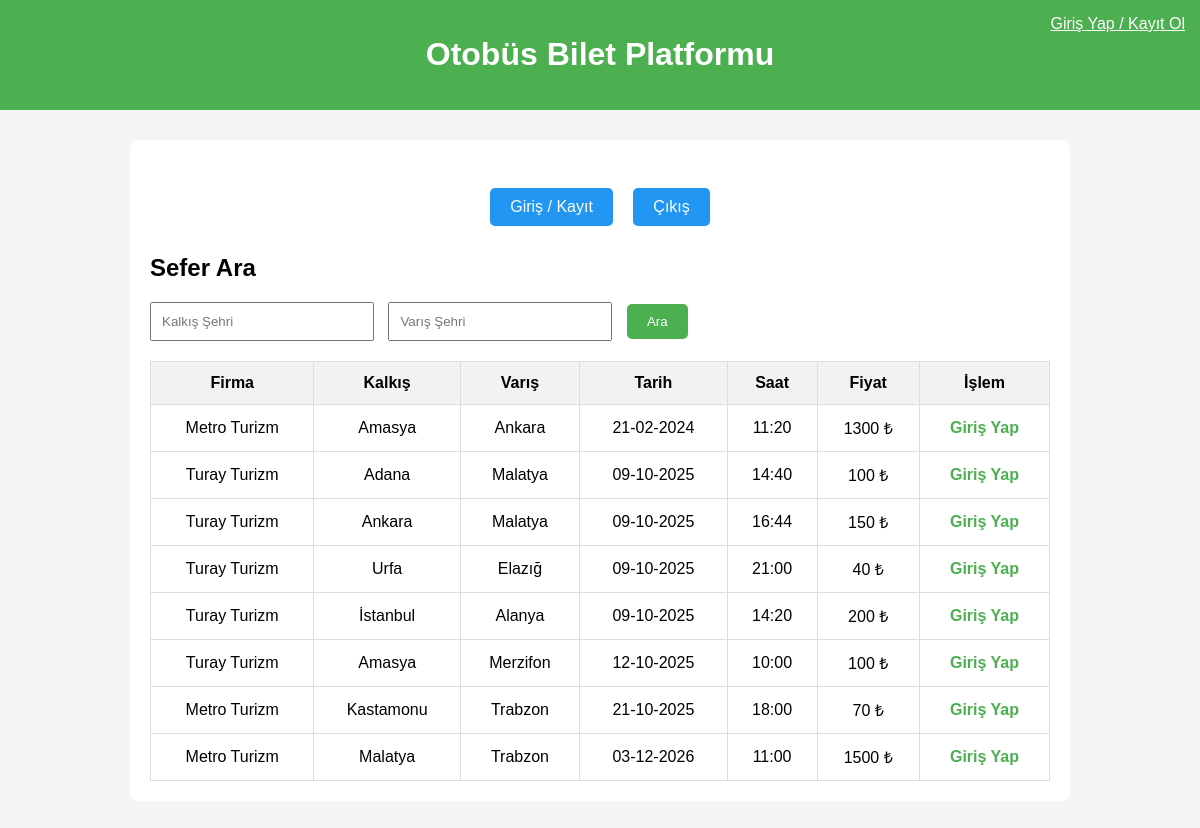
The app's page /home.php with its own data.
### tables this page shows
CREATE TABLE Trips (
    id TEXT PRIMARY KEY,
    company_id TEXT NOT NULL,
    destination_city TEXT NOT NULL,
    arrival_time DATETIME NOT NULL,
    departure_time DATETIME NOT NULL,
    departure_city TEXT NOT NULL,
    price INTEGER NOT NULL,
    capacity INTEGER NOT NULL,
    created_date TIMESTAMP DEFAULT CURRENT_TIMESTAMP,
    FOREIGN KEY (company_id) REFERENCES Bus_Company(id)
);

CREATE TABLE Bus_Company (
    id TEXT PRIMARY KEY,
    name TEXT UNIQUE NOT NULL,
    logo_path TEXT,
    created_at TIMESTAMP DEFAULT CURRENT_TIMESTAMP
);

### home.php (the view, shortened to what this page needs)
<?php
require_once 'includes/config.php';
$trips = [];
if ($_SERVER['REQUEST_METHOD'] === 'POST' && isset($_POST['search_trip'])) {
    $departure = $_POST['departure'];
    $arrival = $_POST['arrival'];
    $stmt = $db->prepare("SELECT t.*, b.name AS company_name
                          FROM Trips t
                          JOIN Bus_Company b ON t.company_id = b.id
                          WHERE t.departure_city LIKE :dep AND t.destination_city LIKE :arr
                          ORDER BY t.departure_time ASC");
    $stmt->execute([
        ':dep' => "%$departure%",
        ':arr' => "%$arrival%"
    ]);
    $trips = $stmt->fetchAll(PDO::FETCH_ASSOC);
    if (!$trips) {
        $message = "Aradığınız kriterlere uygun sefer bulunamadı.";
    }
} else {
    $stmt = $db->query("SELECT t.*, b.name AS company_name
                        FROM Trips t
                        JOIN Bus_Company b ON t.company_id = b.id
                        ORDER BY t.departure_time ASC");
    $trips = $stmt->fetchAll(PDO::FETCH_ASSOC);
}
?>
<!DOCTYPE html>
<html lang="tr">
<head>
</head>
<body>
<header>
    <h1>Otobüs Bilet Platformu</h1>
    <?php if (isset($_SESSION['user_id'])): ?>
        <span>Hoş geldin, <?php echo htmlspecialchars($_SESSION['full_name']); ?>!</span>
        <a class="logout" href="logout.php">Çıkış yap</a>
    <?php else: ?>
        <a class="logout" href="login.php">Giriş Yap / Kayıt Ol</a>
    <?php endif; ?>
</header>
<div class="container">
    <div class="nav-buttons">
        <a href="login.php">Giriş / Kayıt</a>
        <a href="logout.php">Çıkış</a>
    </div>
    <h2>Sefer Ara</h2>
    <form method="POST">
        <input type="text" name="departure" placeholder="Kalkış Şehri" required>
        <input type="text" name="arrival" placeholder="Varış Şehri" required>
        <button type="submit" name="search_trip">Ara</button>
    </form>
    <?php if ($trips): ?>
        <table>
            <tr>
                <th>Firma</th>
                <th>Kalkış</th>
                <th>Varış</th>
                <th>Tarih</th>
                <th>Saat</th>
                <th>Fiyat</th>
                <th>İşlem</th>
            </tr>
            <?php foreach ($trips as $trip): ?>
                <tr>
                    <td><?= htmlspecialchars($trip['company_name']); ?></td>
                    <td><?= htmlspecialchars($trip['departure_city']); ?></td>
                    <td><?= htmlspecialchars($trip['destination_city']); ?></td>
                    <td><?= date('d-m-Y', strtotime($trip['departure_time'])); ?></td>
                    <td><?= date('H:i', strtotime($trip['departure_time'])); ?></td>
                    <td><?= $trip['price']; ?> ₺</td>
                    <td>
                        <?php if (isset($_SESSION['user_id']) && $_SESSION['role'] === 'user'): ?>
                            <a class="btn-link" href="buy_ticket.php?trip_id=<?= $trip['id']; ?>">Bilet Al</a>
                        <?php else: ?>
                            <a class="btn-link" href="login.php">Giriş Yap</a>
                        <?php endif; ?>
                    </td>
                </tr>
            <?php endforeach; ?>
        </table>
    <?php else: ?>
        <p style="text-align:center; margin-top:20px;">Henüz sefer bulunmamaktadır.</p>
    <?php endif; ?>
</div>
</body>
</html>

### home.php (style rules this page uses)
body { font-family: Arial, sans-serif; background-color: #f5f5f5; margin: 0; padding: 0; }
header { background-color: #4CAF50; color: white; padding: 15px; text-align: center; position: relative; }
.container { max-width: 900px; margin: 30px auto; background: #fff; padding: 20px; border-radius: 8px; }
input[type="text"] { padding: 10px; width: 200px; margin-right: 10px; }
button { padding: 10px 20px; background-color: #4CAF50; color: white; border: none; border-radius: 5px; cursor: pointer; }
table { width: 100%; border-collapse: collapse; margin-top: 20px; }
th, td { border: 1px solid #ddd; padding: 12px; text-align: center; }
th { background-color: #f2f2f2; }
.logout { position: absolute; top: 15px; right: 15px; color: white; }
.btn-link { text-decoration: none; color: #4CAF50; font-weight: bold; }
.nav-buttons { text-align: center; margin: 20px 0; }
.nav-buttons a { display: inline-block; margin: 8px; padding: 10px 20px; background-color: #2196F3; color: white; border-radius: 5px; text-decoration: none; transition: 0.2s; }

### records on screen
trips: company.name "Metro Turizm", departure_city "Amasya", destination_city "Ankara", departure_time "21-02-2024", departure_time "11:20", price "1300"
trips: company.name "Turay Turizm", departure_city "Adana", destination_city "Malatya", departure_time "09-10-2025", departure_time "14:40", price "100"
trips: company.name "Turay Turizm", departure_city "Ankara", destination_city "Malatya", departure_time "09-10-2025", departure_time "16:44", price "150"
trips: company.name "Turay Turizm", departure_city "Urfa", destination_city "Elazığ", departure_time "09-10-2025", departure_time "21:00", price "40"
trips: company.name "Turay Turizm", departure_city "İstanbul", destination_city "Alanya", departure_time "09-10-2025", departure_time "14:20", price "200"
trips: company.name "Turay Turizm", departure_city "Amasya", destination_city "Merzifon", departure_time "12-10-2025", departure_time "10:00", price "100"
trips: company.name "Metro Turizm", departure_city "Kastamonu", destination_city "Trabzon", departure_time "21-10-2025", departure_time "18:00", price "70"
trips: company.name "Metro Turizm", departure_city "Malatya", destination_city "Trabzon", departure_time "03-12-2026", departure_time "11:00", price "1500"
